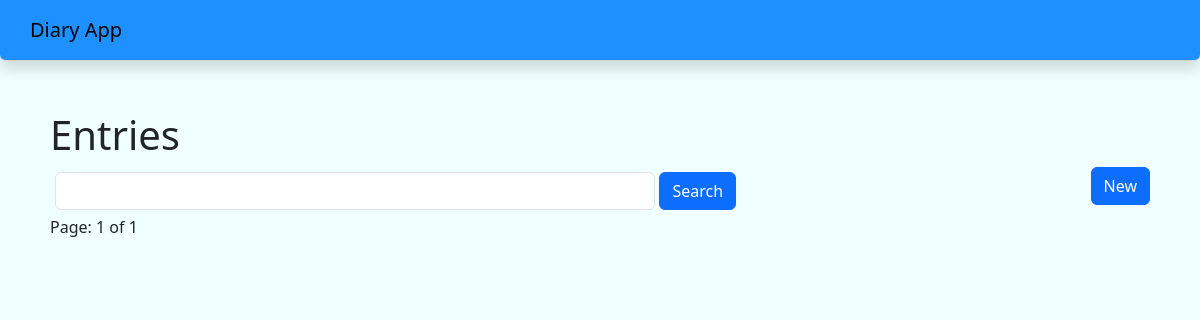
/diary/, run on an earlier commit of the app's database.
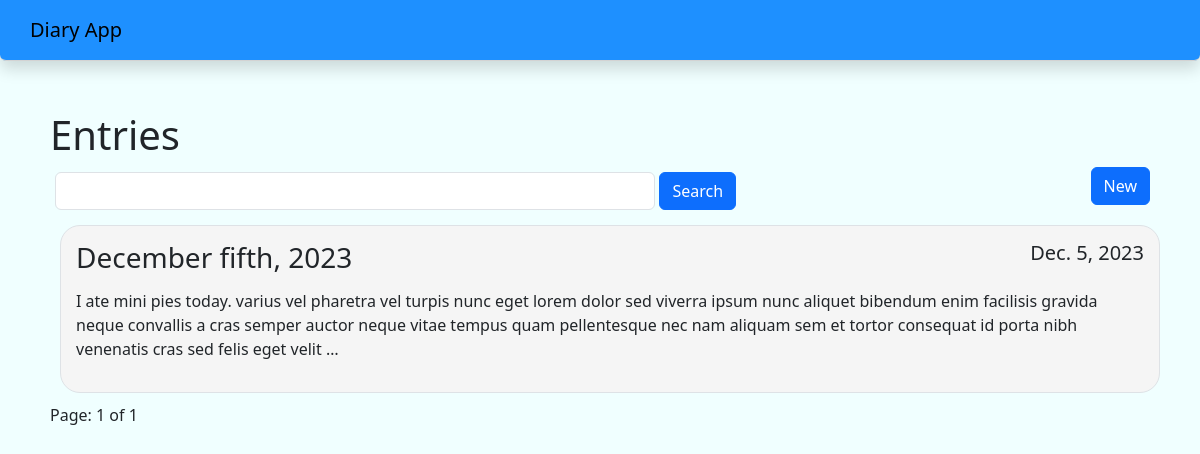
And on a later commit of the database.
### diaryapp/models.py (models this page shows, shortened)
class Entry(models.Model):
    entry_title = models.CharField(max_length=100, default=date.today().strftime("%B %d, %Y"))
    entry_content = models.TextField(max_length=100000, default="")
    entry_date = models.DateField(default=timezone.now)

### diaryapp/views.py (the view)
# urls.py: path('diary/', diaryViews.listpage, name="diary"),
def listpage (request):
    entry_list = Entry.objects.all()
    entry_title = request.GET.get('entry_title')
    if entry_title != '' and entry_title is not None:
        entry_list = entry_list.filter(entry_title__icontains=entry_title)
    paginator = Paginator(entry_list, 10)
    page = request.GET.get('page')
    entry_list = paginator.get_page(page)
    return render(request, 'listpage.html', {'entry_list': entry_list})

### diaryapp/templates/listpage.html (shortened to what this page needs)
{% extends 'base.html' %}
{% block body %}
    <h1>Entries</h1>
    <form action="" method="GET">
        <div class="d-flex flex-row">
            <div class="flex-grow-1 me-1">
                <input type="search" name="entry_title" class="form-control">
            </div>
            <input type="submit" class="btn btn-primary" value="Search">
            <div class="p-2 flex-fill"></div>
            <div class="ms-auto">
                <a href="{% url 'new' %}" class="btn btn-primary">New</a>
            </div>
        </div>
    </form>
    {% for entry in entry_list %}
        <a href="{% url 'view_entry' entry.id %}" class="no-format">
            <div id="entryListItem" class="border w-100">
                <div class="float-start"><h3>{{ entry.entry_title }}</h3></div>
                <div class="float-end"><h5>{{ entry.entry_date }}</h5></div>
                <br><br>
                <div class="w-100 float-none"><p class="description">{{ entry.entry_content|truncatewords:50 }}</p></div>
            </div>
        </a>
    {% endfor %}
    <p>Page: {{ entry_list.number }} of {{ entry_list.paginator.num_pages }}</p>
{% endblock %}

### authenticate/templates/base.html (shortened to what this page needs)
{% load static %}
<!doctype html>
<html lang="en">
<head>
        <link href="https://cdn.jsdelivr.net/npm/bootstrap@5.3.2/dist/css/bootstrap.min.css" rel="stylesheet">
        <link rel="stylesheet" href="https://cdn.jsdelivr.net/npm/bootstrap-icons@1.11.1/font/bootstrap-icons.css">
        <link rel="stylesheet" href="{% static 'style.css' %}">
</head>
<body>
    <nav class="navbar navbar-light shadow rounded-bottom" id="navbar">
        <a href="{% url 'index'%}" class="navbar-brand">Diary App</a>
    </nav>
    <div id="bodydiv">
        {% block body %}
        {% endblock %}
    </div>
</body>
</html>

### Diary/static/style.css (style rules this page uses)
body { background-color: azure; }
#navbar { padding: 10px 30px; background-color: dodgerblue; border-bottom: solid lightgray 1px; }
#bodydiv { margin: 50px; }
#entryListItem { padding: 15px; margin: 10px; overflow: auto; background: whitesmoke; border-radius: 20px; }
input { margin: 5px; }
a.no-format { text-decoration: inherit; color: inherit; }

What changed in the data, as far as the page shows it:
added Entry: entry_title "December fifth, 2023", entry_date "Dec. 5, 2023", entry_content "I ate mini pies today. varius vel pharetra vel turpis nunc eget lorem dolor sed viverra ipsum nunc aliquet bibendum enim facilisis gravida neque convallis a cras semper auctor neque vitae tempus quam pellentesque nec nam aliquam sem et tortor consequat id porta nibh venenatis cras sed felis eget velit …"
